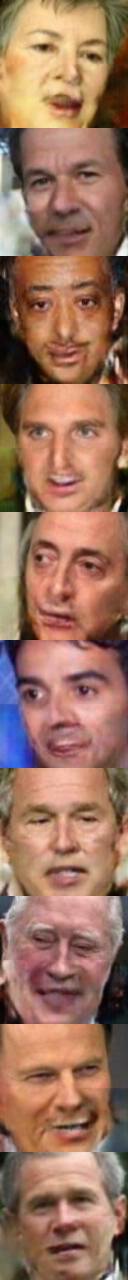
#> input picture example01.png, 128 x 1280 px
$ python facecrop.py example01.png   (older library calls are emulated)
#> lines starting #> are read from the running program, lines starting #| are printed output that depends on the picture
#> further down, img is the input picture: shape (1280, 128, 3); mean R, G, B 154.9, 114.6, 95
import cv2
import numpy as np

def crop_face(img, size=(128, 128)):
#> called with size = (128, 128)
    img = cv2.cvtColor(img, cv2.COLOR_RGB2BGR)
    face_classifier = cv2.CascadeClassifier('./haarcascade_frontalface_default.xml')
    try:
        x, y, w, h = face_classifier.detectMultiScale(img, 1.3, 5)[0]
#> x = 11; y = 136; w = 108; h = 108
    except:
        return np.nan
    else:
        image_face = img[y: y + h, x: x + w]
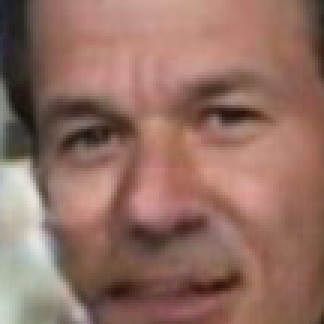
#> image_face: shape (108, 108, 3) (shown 3 times larger); mean B, G, R 98.7, 110.6, 146.8
        image_face = cv2.resize(image_face, size)
#> image_face: shape (128, 128, 3)
        image_face = cv2.cvtColor(image_face, cv2.COLOR_BGR2RGB)
        return image_face


if __name__ == '__main__':
    import argparse
    from scipy.misc import imread, imsave
    parser = argparse.ArgumentParser(description='')
    parser.add_argument('path', help="image file path")
    parser.add_argument('--fine_size', type=int, default=128, help='then crop to this size')
    args = parser.parse_args()

    img = imread(args.path)
    crop = crop_face(img, (args.fine_size, args.fine_size))
    imsave("test.png", crop)

$ run again, on example03.png
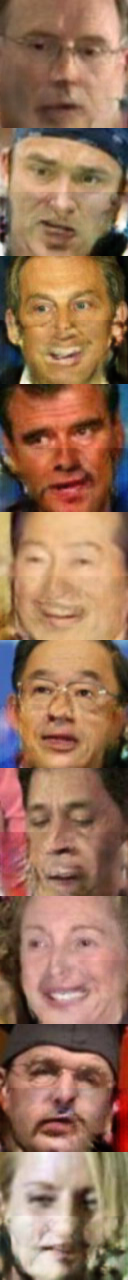
#> input picture example03.png, 128 x 1280 px
#> img is the input picture: shape (1280, 128, 3); mean R, G, B 151.9, 114.2, 90.7
#> x = 12; y = 9; w = 111
#> in crop_face, `image_face = img[y: y + h, x: x + w]`:
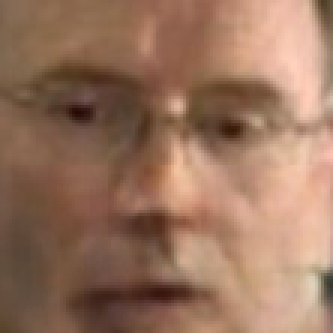
#> image_face: shape (111, 111, 3) (shown 3 times larger); mean B, G, R 93.5, 115.4, 152.8

$ run again, on example04.png
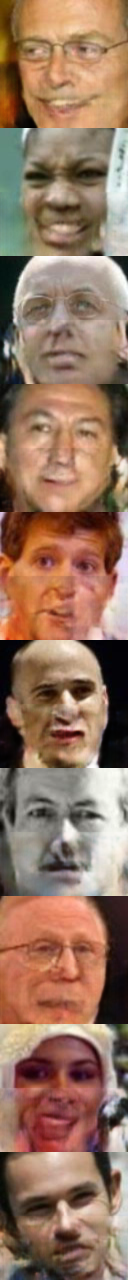
#> input picture example04.png, 128 x 1280 px
#> img is the input picture: shape (1280, 128, 3); mean R, G, B 149.3, 116.9, 96.9
#> x = 7; y = 12; w = 104
#> in crop_face, `image_face = img[y: y + h, x: x + w]`:
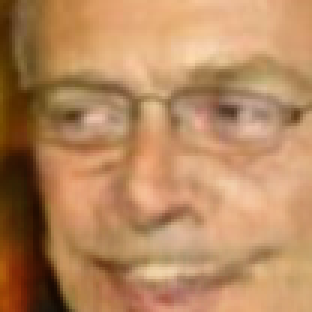
#> image_face: shape (104, 104, 3) (shown 3 times larger); mean B, G, R 94.4, 135.8, 182.6
